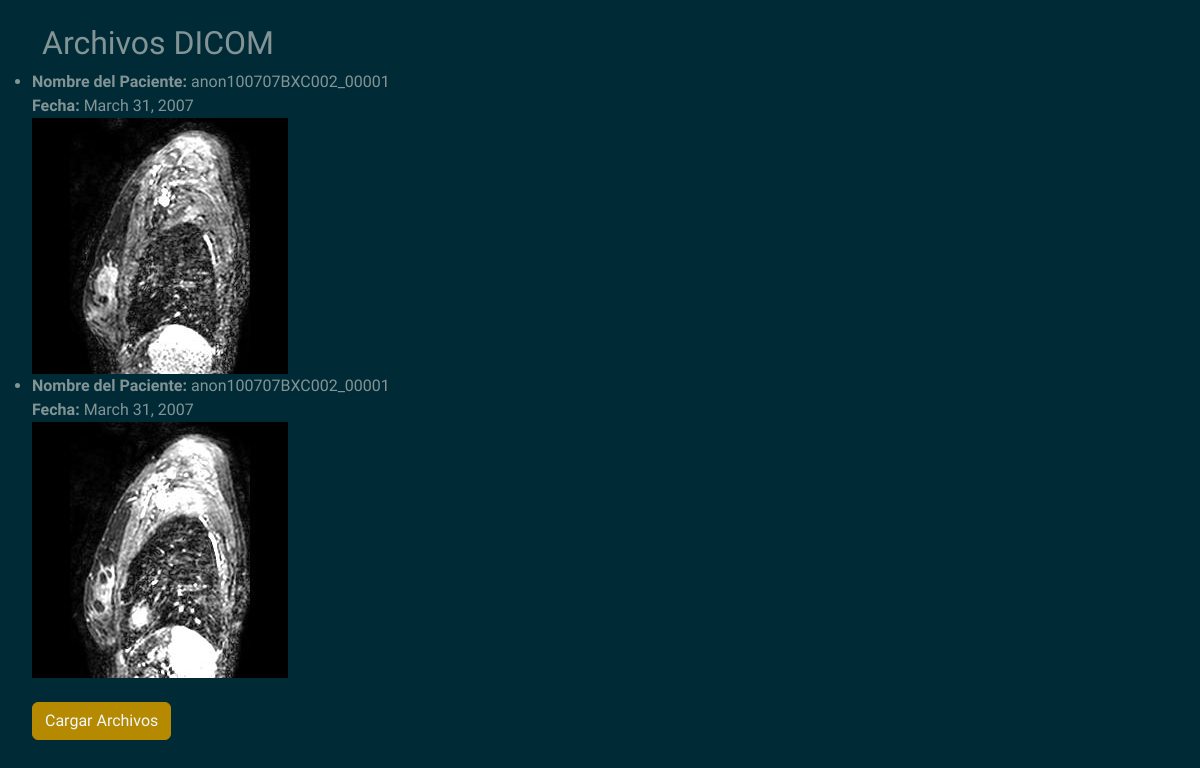
The page /session/ver/ on the database as committed earlier.
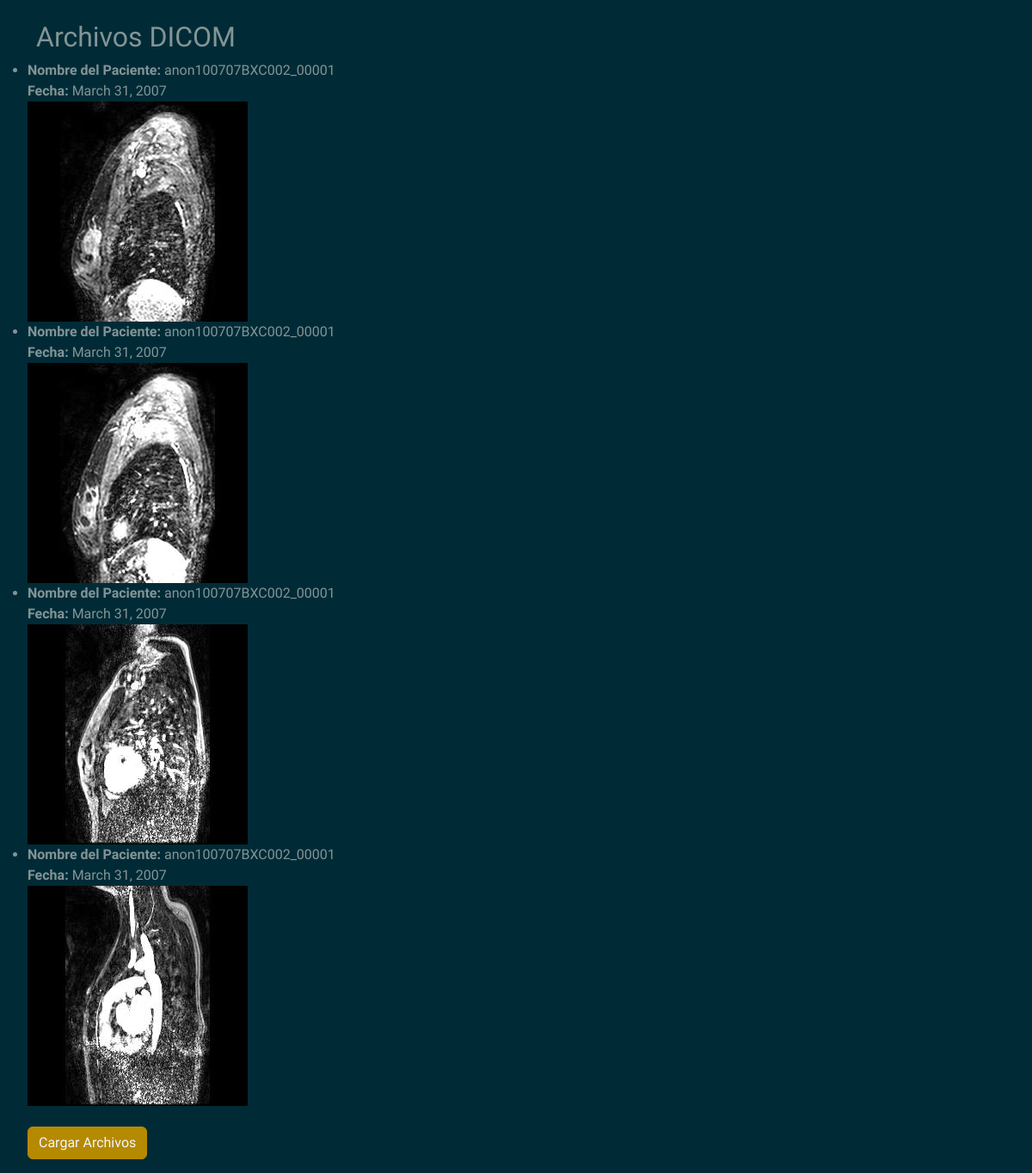
The same page on the database as committed later.
### session/models.py (models this page shows, shortened)
class ArchivoDicom(models.Model):
    archivo = models.FileField(upload_to='archivos_dicom/')
    nombre_paciente = models.CharField(max_length=255)
    fecha = models.DateField(null=True, blank=True)  # Permitir que la fecha sea nula
    nombre_estudio = models.CharField(max_length=255,null=True)
    genero = models.CharField(max_length=10,null=True)
    nombre_maquinaria = models.CharField(max_length=255,null=True)
    imagen_indexada = models.ImageField(upload_to='imagenes_indexadas/', null=True, blank=True)

### session/views.py (the view)
# urls.py: path('ver/', ver_archivos_dicom, name='ver_archivos_dicom'),
def ver_archivos_dicom(request):
    archivos_dicom = ArchivoDicom.objects.all()
    return render(request, 'ver_archivos_dicom.html', {'archivos_dicom': archivos_dicom})

### session/templates/ver_archivos_dicom.html (shortened to what this page needs)
<!DOCTYPE html>
<html lang="en">
<head>
    <link rel="stylesheet" type="text/css" href="https://bootswatch.com/5/solar/bootstrap.min.css">
</head>
<body>
    <br>
    <div class="container"><h2>Archivos DICOM</h2></div>
    <ul>
        {% for archivo_dicom in archivos_dicom %}
            <li>
                <strong>Nombre del Paciente:</strong> {{ archivo_dicom.nombre_paciente }}<br>
                <strong>Fecha:</strong> {{ archivo_dicom.fecha }}<br>
                <img src="{{ archivo_dicom.imagen_indexada.url }}" alt="Imagen Indexada"><br>
            </li>
        {% endfor %}
        <br>
        <button class="btn btn-primary"><a style="color: aliceblue; text-decoration: none;" href="{% url 'cargar_archivo_dicom' %}">Cargar Archivos</a></button>
    </ul>
</body>
</html>

Rows that differ between the two databases and show on the page:
added ArchivoDicom: nombre_paciente "anon100707BXC002_00001", fecha "March 31, 2007", imagen_indexada (picture)
added ArchivoDicom: nombre_paciente "anon100707BXC002_00001", fecha "March 31, 2007", imagen_indexada (picture)
